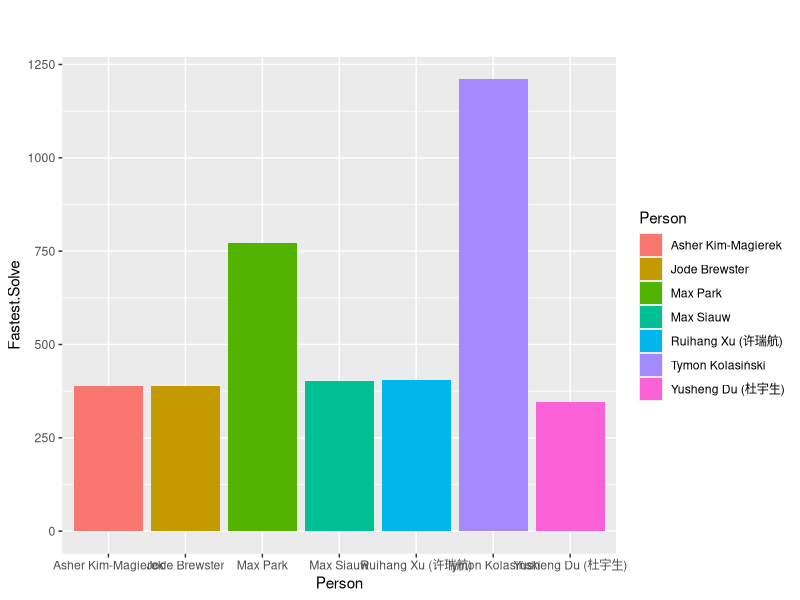

The R source for this figure:
## ---- chunk 1
library(tidyverse)



data <- read.csv("solves.csv")
## ---- chunk 2

data2 <- head(data, n = 10)


graphic1 <- ggplot(data2, mapping = aes(x=Person,y=Fastest.Solve,fill=Person)) +
  geom_col()
graphic1+
  labs(title="",
       subtitle="")


